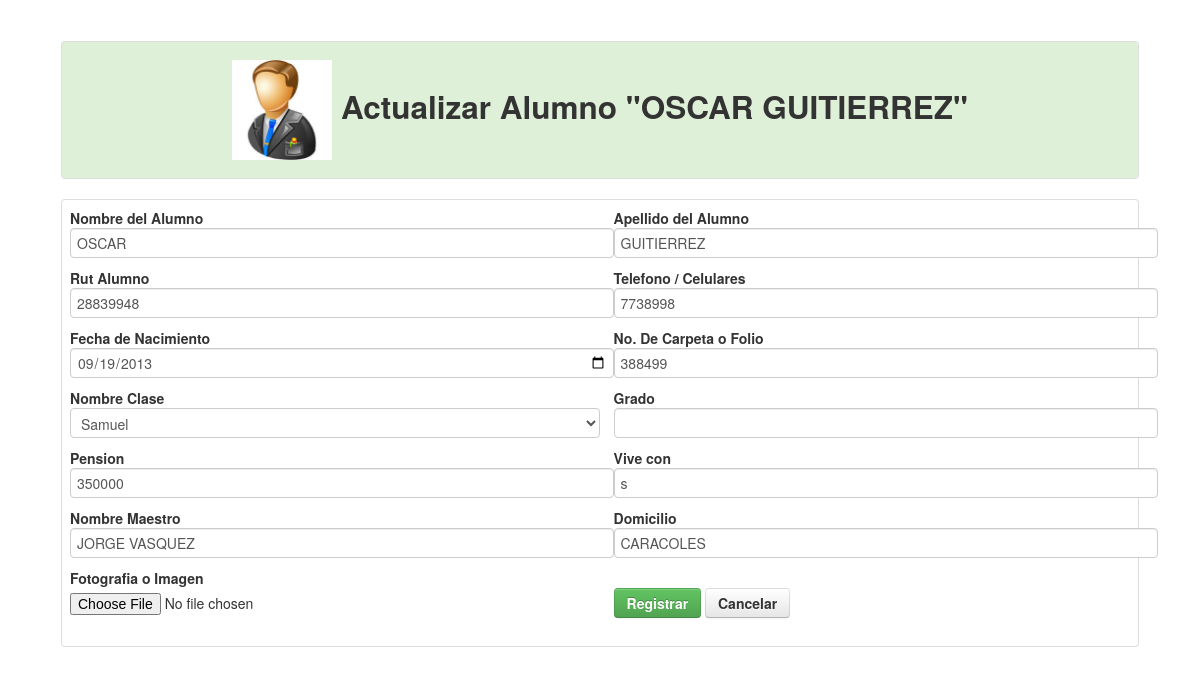
Screenshot of /crear_alumno.php?doc=28839948 (signed in) with the database file from the repository.
### tables this page shows
CREATE TABLE IF NOT EXISTS `alumnos` (
  `id` int(11) NOT NULL AUTO_INCREMENT,
  `nombre` varchar(255) NOT NULL,
  `apellido` varchar(255) NOT NULL,
  `rut` varchar(255) NOT NULL,
  `telefono` varchar(255) NOT NULL,
  `fechan` date NOT NULL,
  `folio` varchar(255) NOT NULL,
  `curso` varchar(255) NOT NULL,
  `estado` varchar(255) NOT NULL,
  `maestro` varchar(255) NOT NULL,
  `pension` varchar(255) NOT NULL,
  `domicilio` varchar(255) NOT NULL,
  `estado_civil` varchar(255) NOT NULL,
  `grado` varchar(255) NOT NULL,
  PRIMARY KEY (`id`)
);

### Connections/Local.php (called while the page is built, shortened)
<?php
	function limpiar($tags){
		$tags = strip_tags($tags);
		$tags = stripslashes($tags);
		$tags = mysql_real_escape_string($tags);
		return $tags;
	}
?>

### crear_alumno.php (the view, shortened to what this page needs)
<?php
		include_once('Connections/Local.php');
		$id='';					$existe=FALSE;			$titulo='Registrar Alumnos';
		$nombre='';				$apellido='';			$rut='';			$telefono='';
		$fechan=date('Y-m-d');	$folio='';				$curso='';			$sangre='';
		$director='';			$pension='';			$grado='';			$barrio='';
		$dibu='<img src="alumnos/defecto.jpg" width="100" height="100">';
		if(!empty($_GET['doc'])){
			$doc=limpiar($_GET['doc']);
			$sql=mysql_query("SELECT * FROM alumnos WHERE rut='$doc'");
			if($row=mysql_fetch_array($sql)){
				$nombre=$row['nombre'];				$apellido=$row['apellido'];			$rut=$row['rut'];					$telefono=$row['telefono'];
				$fechan=$row['fechan'];				$folio=$row['folio'];				$curso=$row['curso'];				$sangre=$row['estado'];
				$director=$row['maestro'];			$pension=$row['pension'];			$grado=$row['grado'];				$barrio=$row['domicilio'];
				$titulo='Actualizar Alumno "'.$nombre.' '.$apellido.'"';
				if (file_exists("alumnos/".$rut.".jpg")){
					$dibu='<img src="alumnos/'.$rut.'.jpg" width="100" height="100" class="img-circle img-polaroid">';
				}else{
					$dibu='<img src="alumnos/defecto.jpg" width="100" height="100">';
				}
			}else{
				header('Location: alumnos.php');
			}
		}
?>
<!DOCTYPE html>
<html lang="en">
<head>
    <link href="css/bootstrap.css" rel="stylesheet">
    <link href="css/bootstrap-responsive.css" rel="stylesheet">
    <link href="css/docs.css" rel="stylesheet">
    <link href="js/google-code-prettify/prettify.css" rel="stylesheet">
</head>
<body data-spy="scroll" data-target=".bs-docs-sidebar">
<div align="center">
    <table width="90%">
      <tr>
        <td>
            <table class="table table-bordered">
              <tr class="success">
                <td><h2 align="center"><?php echo $dibu.' '.$titulo; ?></h2></td>
              </tr>
            </table>
            <table class="table table-bordered">
              <tr>
                <td>
                	<form name="form1" enctype="multipart/form-data" method="post" action="">
                	<div class="row-fluid">
                        <div class="span6">
                        	<strong>Nombre del Alumno</strong><br>
                            <input type="text" name="nombre" value="<?php echo $nombre; ?>" required class="input-xxlarge" autocomplete="off"><br>
                            <strong>Rut Alumno</strong><br>
                            <input type="text" name="rut" value="<?php echo $rut; ?>" required class="input-xxlarge" autocomplete="off"><br>
                            <strong>Fecha de Nacimiento</strong><br>
                            <input type="date" name="fechan" value="<?php echo $fechan; ?>" required class="input-xxlarge" autocomplete="off"><br>
                            <strong>Nombre Clase</strong><br>
                            <select name="curso" class="input-xxlarge">
								<?php
                                    $c=mysql_query("SELECT * FROM salones WHERE estado='s'");
                                    while($d=mysql_fetch_array($c)){
                                        if($d['id']==$curso){
                                            echo '<option value="'.$d['id'].'" selected>'.$d['nombre'].'</option>';
                                        }else{
                                            echo '<option value="'.$d['id'].'">'.$d['nombre'].'</option>';
                                        }
                                    }
                                ?>
                            </select><br>
                            <strong>Pension</strong><br>
                            <input type="text" name="pension" value="<?php echo $pension; ?>" required class="input-xxlarge" autocomplete="off"><br>
                            <strong>Nombre Maestro</strong><br>
                            <input type="text" name="maestro" value="<?php echo $director; ?>" required class="input-xxlarge" autocomplete="off"><br>
                            <strong>Fotografia o Imagen</strong><br>
                            <input type="file" name="imagen"><br>
                        </div>
                        <div class="span6">
	                        <strong>Apellido del Alumno</strong><br>
                            <input type="text" name="apellido" value="<?php echo $apellido; ?>" required class="input-xxlarge" autocomplete="off"><br>
                            <strong>Telefono / Celulares</strong><br>
                            <input type="text" name="telefono" value="<?php echo $telefono; ?>" required class="input-xxlarge" autocomplete="off"><br>
                            <strong>No. De Carpeta o Folio</strong><br>
                            <input type="text" name="folio" value="<?php echo $folio; ?>" required class="input-xxlarge" autocomplete="off"><br>
                            <strong>Grado</strong><br>
                            <input type="text" name="grado" value="<?php echo $grado; ?>" required class="input-xxlarge" autocomplete="off"><br>
                            <strong>Vive con</strong><br>
                            <input type="text" name="estado" value="<?php echo $sangre; ?>" required class="input-xxlarge" autocomplete="off"><br>
                            <strong>Domicilio</strong><br>
                            <input type="text" name="domicilio" value="<?php echo $barrio; ?>" required class="input-xxlarge" autocomplete="off"><br><br>
                            <button type="submit" class="btn btn-success"><strong>Registrar</strong></button>
                            <a href="crear_alumno.php" class="btn"><strong>Cancelar</strong></a>
                        </div>
                    </div>
                    </form>
                </td>
              </tr>
            </table>
        </td>
      </tr>
    </table>
</div>
</body>
</html>

### css/docs.css (style rules this page uses)
body { position: relative; padding-top: 40px; }

### rows the page displays
alumnos: titulo "Actualizar Alumno \"OSCAR GUITIERREZ\"", nombre "OSCAR", rut "28839948", fechan "09/19/2013", pension "350000", maestro "JORGE VASQUEZ", apellido "GUITIERREZ", telefono "7738998", folio "388499", estado "s", domicilio "CARACOLES"

### other values shown
form field curso "Samuel"
